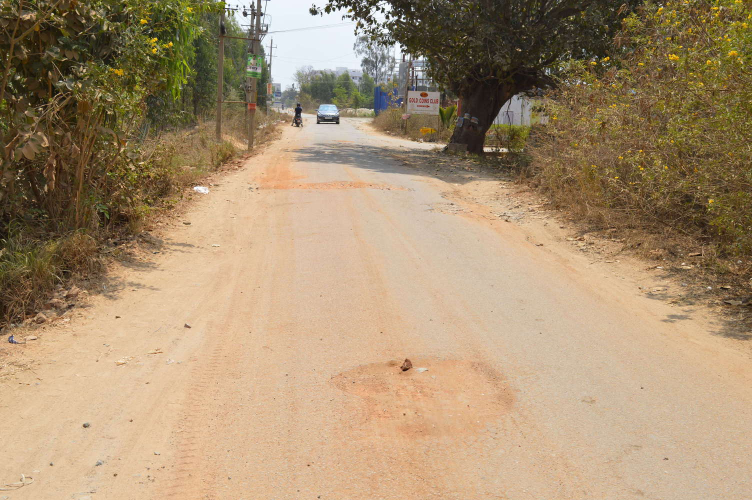
#> input picture Image_Preprocessing/src/data/road_cam_16.jpg, 1504 x 1000 px, found by its file name (shown at 1/2 size)
$ python NienaberPotholes.py   (older library calls are emulated)
#> lines starting #> are read from the running program, lines starting #| are printed output that depends on the picture; after the words box and inside, x2 and y2 are one past the last pixel; in counts of white or black regions, pixels touching at a corner belong together
import cv2
import numpy as np
from matplotlib import pyplot as plt

img = cv2.imread('/home/akanksha/Desktop/MP/Class Project/Dataset/road_cam_16.jpg')
#> img is the input picture: shape (1000, 1504, 3); mean B, G, R 113.3, 144.1, 167.5

### RESIZING IMAGE
img = cv2.resize(img, (480, 360))
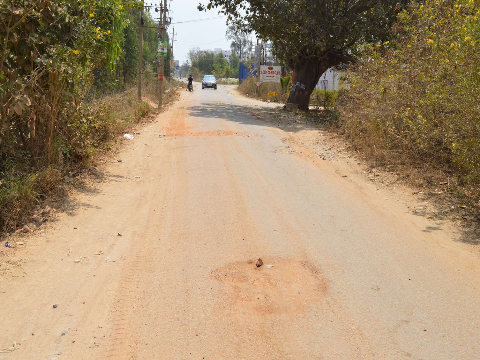
#> img: shape (360, 480, 3); mean B, G, R 113.2, 144, 167.4

### CONVERTING INTO HSV CHANNEL AND USING THE SATURATION CHANNEL
hsv = cv2.cvtColor(img, cv2.COLOR_BGR2HSV)
#> hsv: shape (360, 480, 3); mean H, S, V 20.9, 93.7, 168.1
h, s, v = cv2.split(hsv)
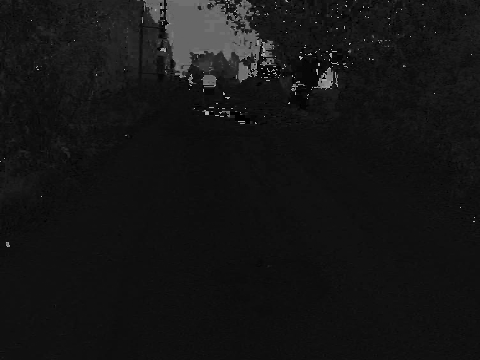
#> h: shape (360, 480); min 0, max 179, mean 20.9
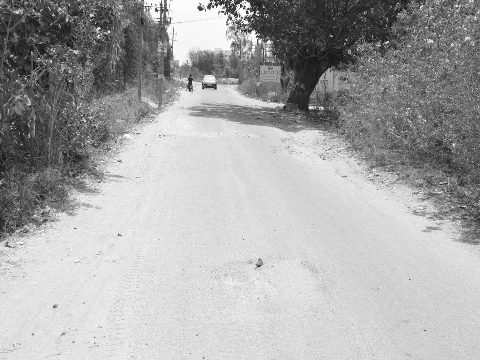
#> v: shape (360, 480); min 12, max 255, mean 168.1

### GAUSSIAN FILTER
gaussian = cv2.GaussianBlur(s, (3,3), 0, 0)
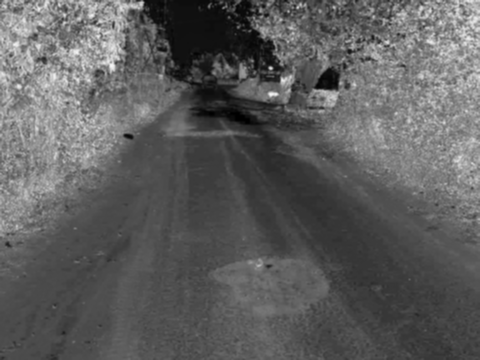
#> gaussian: shape (360, 480); min 0, max 246, mean 93.8

### CANNY FILTER
canny = cv2.Canny(gaussian, 50, 200)
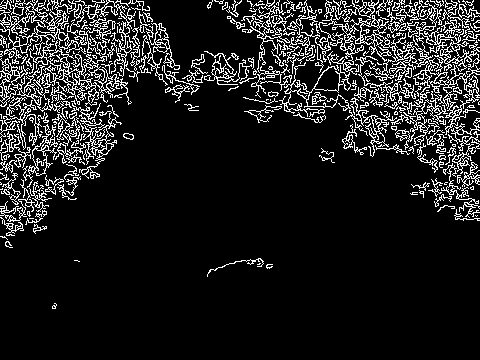
#> canny: shape (360, 480); 12.4% white in thin lines or dots, all inside (x1, y1, x2, y2) = (0, 0, 480, 309)

### DILATION
kernel = np.ones((5,5),np.uint8)
dilation = cv2.dilate(canny, kernel, iterations = 4)
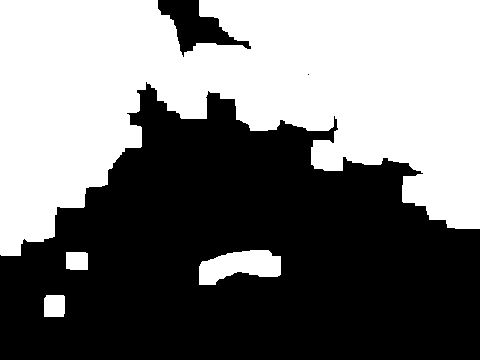
#> dilation: shape (360, 480); 46.7% white; 4 white regions

### CONTOUR DETECTION
temp = img.copy()
im2, contours, hierarchy = cv2.findContours(dilation, cv2.RETR_TREE, cv2.CHAIN_APPROX_SIMPLE)
#> contours = 5 contours, 1 with area under 20; largest, box (x1, y1, x2, y2) and area: (0, 0, 480, 256) 76832, (199, 250, 281, 285) 1824, (44, 295, 65, 317) 413, (66, 252, 88, 270) 352
cv2.drawContours(temp, contours, -1, (255,0,255), 3)
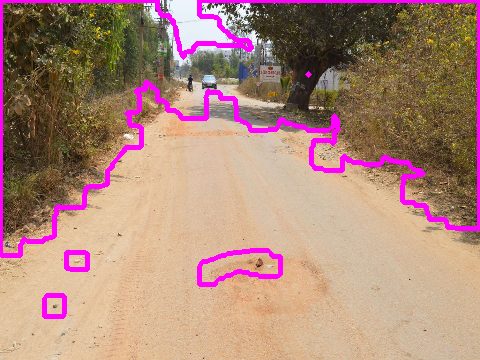
#> temp: shape (360, 480, 3); 5.94% of pixels changed, all inside (x1, y1, x2, y2) = (0, 0, 480, 319)


fig = plt.figure
plt.subplot(2,2,1),plt.imshow(img)
plt.title('Original Image')
plt.xticks([]),plt.yticks([])

plt.subplot(2,2,2),plt.imshow(gaussian)
plt.title('Gaussian Blur')
plt.xticks([]),plt.yticks([])

plt.subplot(2,2,3),plt.imshow(dilation)
plt.title('Dilation')
plt.xticks([]),plt.yticks([])

plt.subplot(2,2,4),plt.imshow(temp)
plt.title('Contours Detected')
plt.xticks([]),plt.yticks([])

plt.show()
#> figure, not shown here; B, G, R data is drawn as R, G, B

$ run again, with Image_Preprocessing/src/data/road_cam_10.jpg copied over Image_Preprocessing/src/data/road_cam_16.jpg
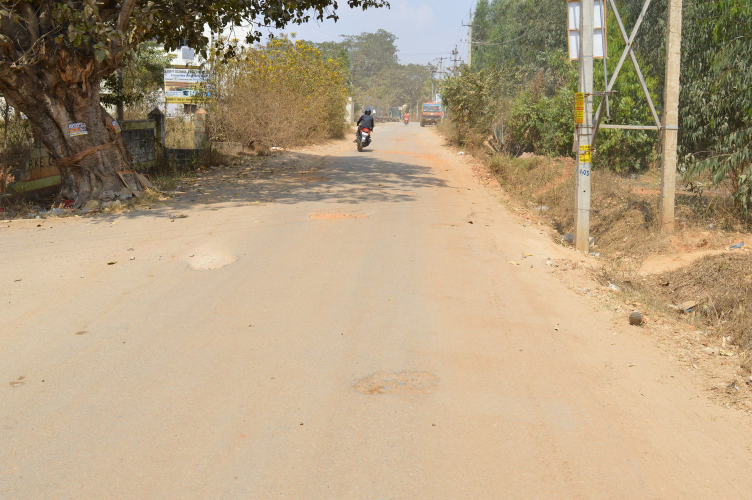
#> input picture Image_Preprocessing/src/data/road_cam_10.jpg, 1504 x 1000 px, found by its file name (shown at 1/2 size)
#> img is the input picture: shape (1000, 1504, 3); mean B, G, R 129, 158.4, 178.1
#> img: shape (360, 480, 3)
#> hsv: shape (360, 480, 3); mean H, S, V 21.8, 77.6, 179.1
#> `canny = cv2.Canny(gaussian, 50, 200)`:
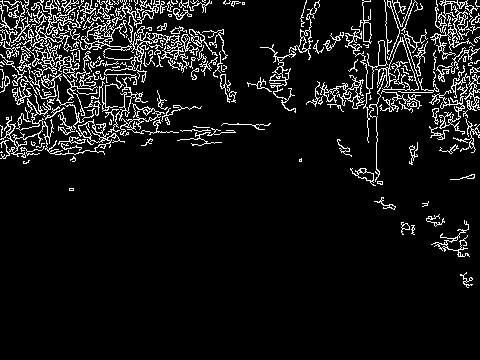
#> canny: shape (360, 480); 8.5% white in thin lines or dots, all inside (x1, y1, x2, y2) = (0, 0, 480, 288)
#> dilation: shape (360, 480); 43.5% white; 4 white regions
#> contours = 14 contours, 4 with area under 20; largest, box (x1, y1, x2, y2) and area: (0, 0, 480, 296) 74582, (153, 74, 277, 120) 1552, (442, 166, 480, 188) 690, (297, 55, 346, 94) 636, (61, 180, 82, 199) 360
#> `cv2.drawContours(temp, contours, -1, (255,0,255), 3)`:
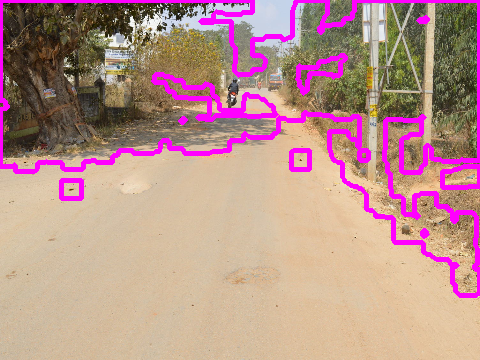
#> temp: shape (360, 480, 3); mean B, G, R 140.4, 145.8, 185.2

$ run again, with Image_Preprocessing/src/data/road_cam_11.jpg copied over Image_Preprocessing/src/data/road_cam_16.jpg
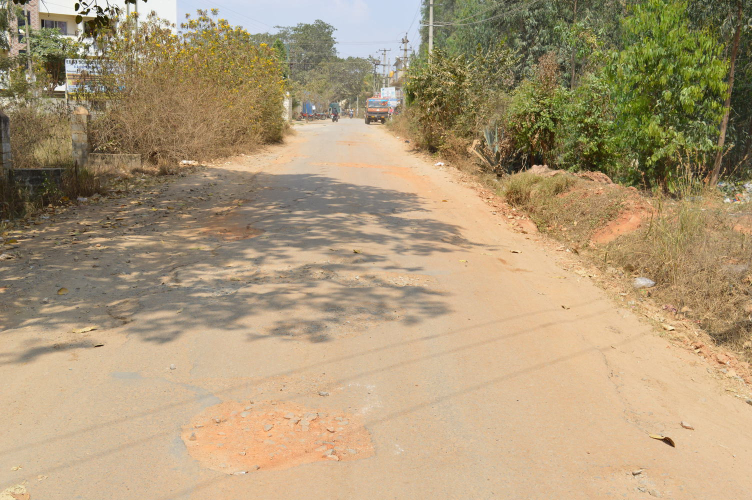
#> input picture Image_Preprocessing/src/data/road_cam_11.jpg, 1504 x 1000 px, found by its file name (shown at 1/2 size)
#> img is the input picture: shape (1000, 1504, 3); mean B, G, R 120.4, 153.4, 173.2
#> img: shape (360, 480, 3)
#> hsv: shape (360, 480, 3); mean H, S, V 22.6, 84.2, 174.8
#> `canny = cv2.Canny(gaussian, 50, 200)`:
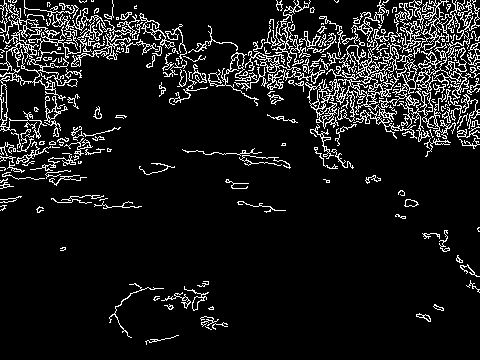
#> canny: shape (360, 480); 9.8% white in thin lines or dots
#> dilation: shape (360, 480); 51.5% white; 14 black regions (5 under 20 px)
#> contours = 15 contours, 2 with area under 20; largest, box (x1, y1, x2, y2) and area: (0, 0, 480, 221) 69159, (101, 273, 236, 353) 6548, (131, 135, 299, 221) 6476, (387, 182, 480, 301) 3682, (408, 296, 452, 330) 1060
#> `cv2.drawContours(temp, contours, -1, (255,0,255), 3)`:
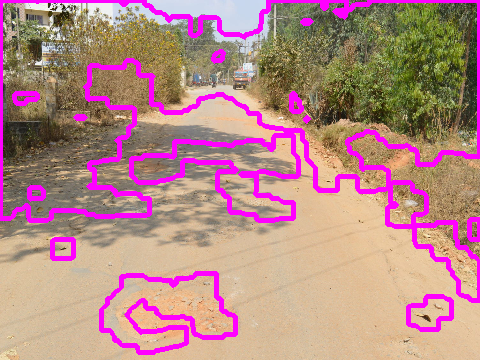
#> temp: shape (360, 480, 3); mean B, G, R 134.9, 136, 181.9

$ run again, with Image_Preprocessing/src/data/road_cam_12.jpg copied over Image_Preprocessing/src/data/road_cam_16.jpg
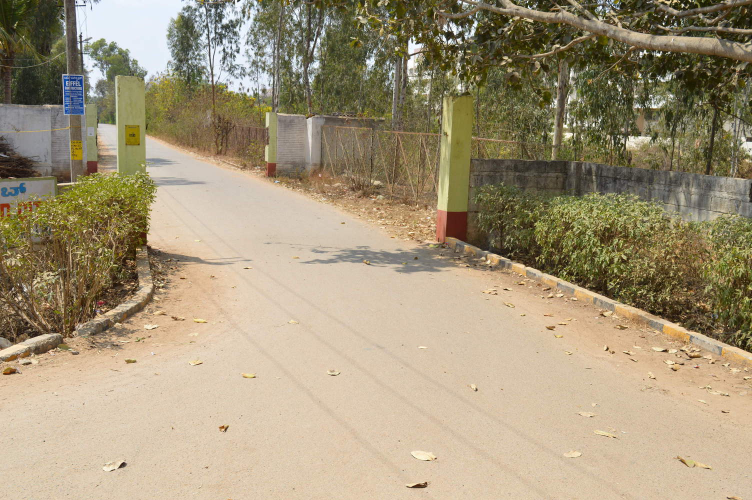
#> input picture Image_Preprocessing/src/data/road_cam_12.jpg, 1504 x 1000 px, found by its file name (shown at 1/2 size)
#> img is the input picture: shape (1000, 1504, 3); mean B, G, R 121.7, 149.6, 163.4
#> img: shape (360, 480, 3)
#> hsv: shape (360, 480, 3); mean H, S, V 25, 78.5, 164.5
#> canny: shape (360, 480); 14.4% white in thin lines or dots
#> dilation: shape (360, 480); 62.4% white; 16 black regions (8 under 20 px)
#> contours = 21 contours, 7 with area under 20; largest, box (x1, y1, x2, y2) and area: (0, 0, 480, 279) 104513, (130, 9, 172, 60) 1201, (251, 319, 288, 360) 1170, (423, 320, 463, 347) 870, (112, 250, 138, 272) 508
#> `cv2.drawContours(temp, contours, -1, (255,0,255), 3)`:
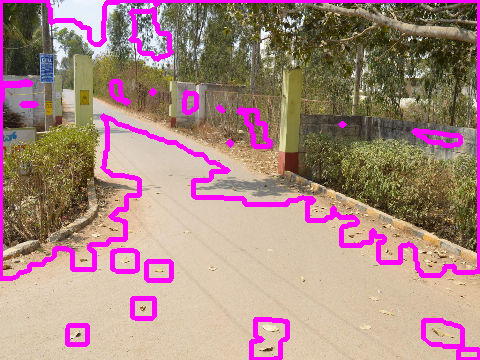
#> temp: shape (360, 480, 3); mean B, G, R 131.2, 135.3, 169.7
